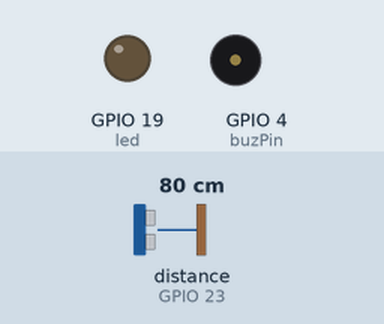
This sketch was run on a simulated ESP32. Parts: output pins drawn as LEDs (lit = HIGH), buzzer (waves = sounding, pin HIGH). Wiring (inferred from the names in the program): ultrasonic range finder: trigger GPIO 22; echo GPIO 23. Dashed ring = blinking. The inputs (shaded band) are chosen by the test bench; at power-on: distance to the obstacle (sensor on GPIO 23) 80 cm. The echo pulse lasts 58.3 µs per cm; WiFi joins after 1.5 s; servers stay silent unless stated; pins used as bus, display or sensor lines are not drawn; what the sketch prints to the serial monitor is not drawn.

Above: at 3.0 s.
3.1 s: distance to the obstacle (sensor on GPIO 23) set to 12 cm
4.9 s: distance to the obstacle (sensor on GPIO 23) set to 9 cm
At 6.41 s:
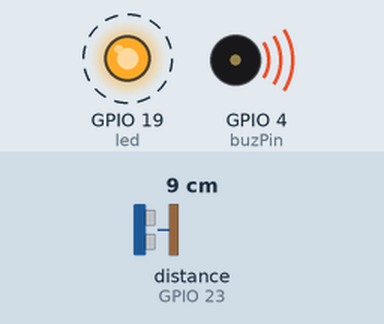
9.6 s: distance to the obstacle (sensor on GPIO 23) set to 18 cm
At 10.5 s:
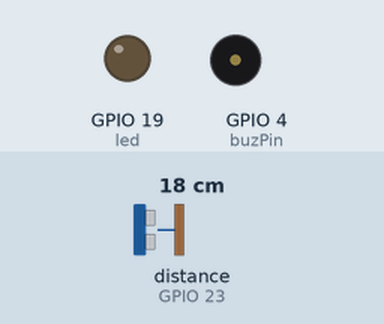
11.1 s: distance to the obstacle (sensor on GPIO 23) set to 2 cm
At 13.5 s:
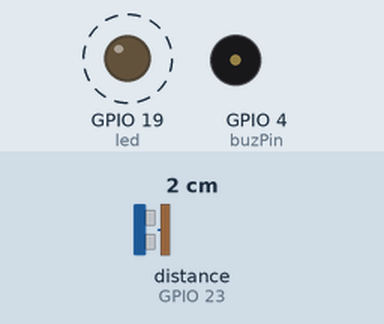
Timing chart, 0 to 16.8 s (numbered marks = the images above; inputs shaded):
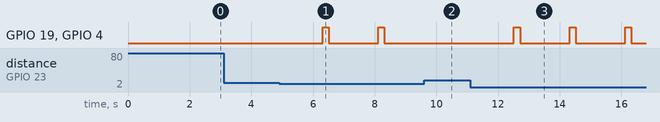

The sketch:

proyecto_conmutacion_alarma.ino
```cpp
#include <WiFi.h>
#include <WiFiClientSecure.h>
#include <UniversalTelegramBot.h>
#include <ArduinoJson.h>

// Datos de su red WIFI
const char* ssid = "iPhone de Felipe";
const char* password = "1234abcd";

// Inicializar BOT Telegram
#define BOTtoken "6782731599:AAG9iS2bor4X-fb3UizgKoaB5AuSzo4fbZw"  // Tu Bot Token (Obtener de Botfather)

// Usa @myidbot para averiguar el chat ID
// Tambien necesita hacer click en "start" antes de enviarle mensajes el bot
#define CHAT_ID "1067649956"

WiFiClientSecure client;
UniversalTelegramBot bot(BOTtoken, client);

const int buzPin = 4;
const int trigPin = 22;
const int echoPin = 23;
const int led = 19;

// Variables para el cálculo de la distancia
long duration;
int distance;

//Identifica cuando  hay un nuevo mensaje por parte del usuario y define que quiere decir la instruccion
void handleNewMessages(int numNewMessages) {

  for (int i=0; i<numNewMessages; i++) {
    String chat_id = String(bot.messages[i].chat_id);
    if (chat_id != CHAT_ID){
      bot.sendMessage(chat_id, "Usuario No Autorizado", "");
      continue;
    }

    String text = bot.messages[i].text;

    if (text == "/alarma_on") {
      bot.sendMessage(chat_id, "Alarma activada", "");
      digitalWrite(buzPin, HIGH);
      digitalWrite(led, HIGH);
    }

    if (text == "/alarma_off") {
      bot.sendMessage(chat_id, "Alarma desactivada", "");
      digitalWrite(buzPin, LOW);
      digitalWrite(led, LOW);
    }
  }
}

void setup() {
  Serial.begin(9600);

  // setup de los pines de cada componente
  pinMode(trigPin, OUTPUT);
  pinMode(echoPin, INPUT);
  pinMode(buzPin, OUTPUT);
  pinMode(led, OUTPUT);

  // Attempt to connect to Wifi network:
  Serial.print("Connecting Wifi: ");
  Serial.println(ssid);

  WiFi.mode(WIFI_STA);
  WiFi.begin(ssid, password);
  client.setCACert(TELEGRAM_CERTIFICATE_ROOT); // Add root certificate for api.telegram.org

  while (WiFi.status() != WL_CONNECTED) {
    Serial.print(".");
    delay(500);
  }

  Serial.println("");
  Serial.println("WiFi connected");
  Serial.print("IP address: ");
  Serial.println(WiFi.localIP());

  bot.sendMessage(CHAT_ID, "Bot iniciado", "");
}

void loop() {
  int numNewMessages = bot.getUpdates(bot.last_message_received + 1);

  while(numNewMessages) {
    handleNewMessages(numNewMessages);
    numNewMessages = bot.getUpdates(bot.last_message_received + 1);
  }

  digitalWrite(trigPin, LOW);
  delayMicroseconds(2);
  digitalWrite(trigPin, HIGH);
  delayMicroseconds(10);
  digitalWrite(trigPin, LOW);

  // Mide el tiempo que tarda en llegar el eco
  duration = pulseIn(echoPin, HIGH);

  // Calcula la distancia en centímetros
  distance = duration * 0.034 / 2;

  // Imprime la distancia en el monitor serial
  Serial.print("Distancia: ");
  Serial.print(distance);
  Serial.println(" cm");
  //define cuando se debe mandar una alerta
  if(distance < 10){
    bot.sendMessage(CHAT_ID, "Se Detecto un Movimiento, Alarma Activa!!", "");
    Serial.println("Movimiento Detectado");
    digitalWrite(buzPin, HIGH);
    digitalWrite(led, HIGH);
    delay(200);
    digitalWrite(buzPin, LOW);
    digitalWrite(led, LOW);
  } else {
    // Desactiva el buzzer
    digitalWrite(buzPin, LOW);
    digitalWrite(led, LOW);
  }
  delay(1000);
}
```

Measured:
- the behaviour switches between 11 and 10 cm on distance to the obstacle (sensor on GPIO 23) (found by bisection; images 0 and 1)
- after the input at 3.1 s, every drawn part: stays the same
- after the input at 4.9 s, GPIO 19 (led), GPIO 4 (buzPin): alternates HIGH for 0.20 s and LOW for 1.6 s, starting after 1.4 s
- after the input at 9.6 s, GPIO 19 (led), GPIO 4 (buzPin): stays LOW (without the input it goes to HIGH after 0.32 s)
- after the input at 11.1 s, GPIO 19 (led), GPIO 4 (buzPin): alternates HIGH for 0.20 s and LOW for 1.6 s, starting after 1.4 s
